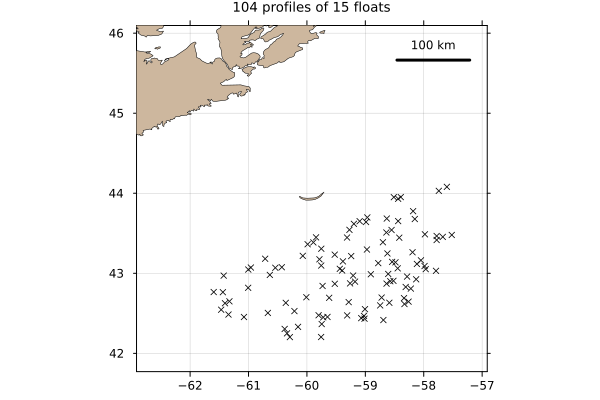

Write the Julia code that produced this figure.
# Show Argo profiles within 200 km of Sable Island in last year
using OceanAnalysis, CSV, Dates, DataFrames, Plots, Printf
# Get the index
index_file = get_argo_index("~/data/argo")
index_all = read_argo_index(index_file) # 3.2e6 profiles
# Set time subset
today = now(UTC)
start = today - Dates.Year(1)
recent = start .< index_all.time .< today
# Set distance subset
SI_lon = -59.915
SI_lat = 43.934
radius = 200.0 # km
distance = map(i -> geod_distance(SI_lon, SI_lat,
        index_all.longitude[i], index_all.latitude[i]),
    1:nrow(index_all))
near = distance .< radius
# Filter by both time and distance
index = index_all[recent.&near, :]
# Extend region of map to show geographic context
aspect_ratio = 1.0 / cos(SI_lat * pi / 180.0)
scale = radius / 111.0
plot_stations(index.longitude, index.latitude,
    xlims=SI_lon .+ scale .* (-1.2, 1.2) .* aspect_ratio,
    ylims=SI_lat .+ scale .* (-1.2, 1.2))
float_IDs = replace.(index.file, r".*/(.*)_.*" => s"\1") |> unique;
t = @sprintf("%d profiles of %d floats", length(index.file), length(float_IDs))
title!(t, titlefontsize=9)
scale_bar(100, :right, :top)
savefig("argo_search.png")
